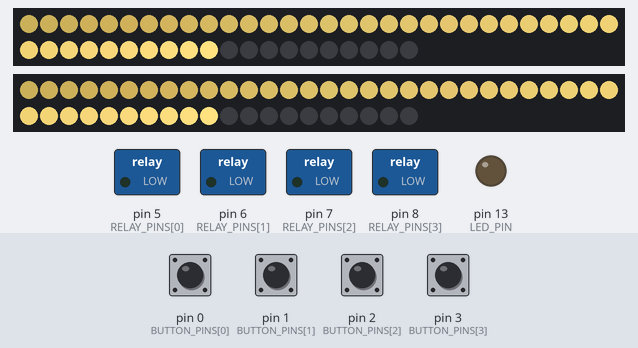
Recording of a sketch running on a simulated Teensy 4. On the bench: 2 × 50 RGB LEDs in strip order, left to right, continuing on the next row, switched loads named in the sketch (green lamp = pin HIGH), output pins drawn as LEDs (lit = HIGH). The inputs (shaded band) are chosen by the test bench; at power-on: pin 0 (BUTTON_PINS[0]), pin 1 (BUTTON_PINS[1]), pin 2 (BUTTON_PINS[2]), pin 3 (BUTTON_PINS[3]) HIGH. Dim RGB values are drawn brighter than linear; random numbers use the default seed unless the sketch sets one; what the sketch prints to the serial monitor is not drawn.

Above: at 1.2 s.
1.3 s: pin 1 (BUTTON_PINS[1]) pulled LOW for 0.15 s
At 1.36 s:
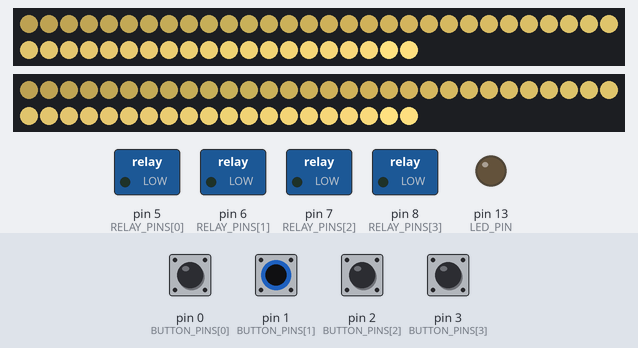
2.0 s: pin 0 (BUTTON_PINS[0]) pulled LOW for 0.15 s
At 2.59 s:
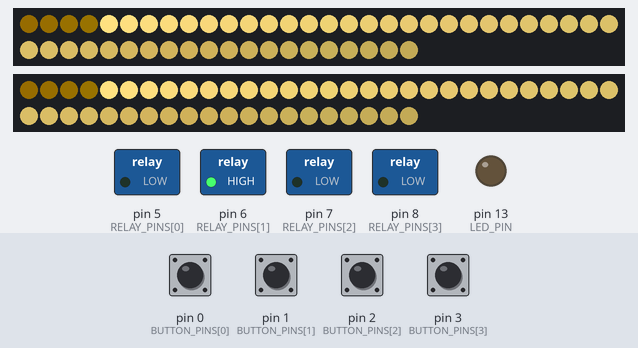
2.7 s: pin 2 (BUTTON_PINS[2]) pulled LOW for 0.15 s
3.4 s: pin 3 (BUTTON_PINS[3]) pulled LOW for 0.15 s
4.1 s: pin 0 (BUTTON_PINS[0]) pulled LOW for 1 s
At 4.12 s:
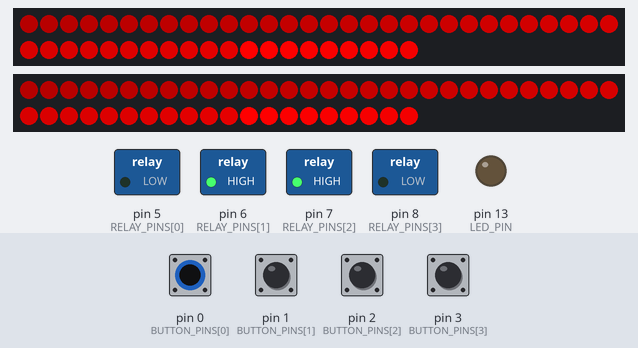
5.7 s: pin 1 (BUTTON_PINS[1]) pulled LOW for 1 s
At 6.25 s:
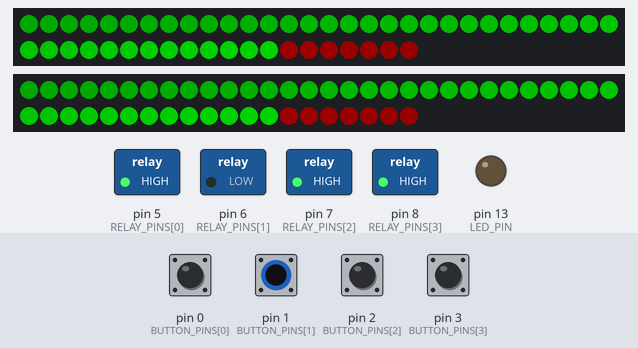
Timing chart, 0 to 9.2 s (numbered marks = the images above; inputs shaded):
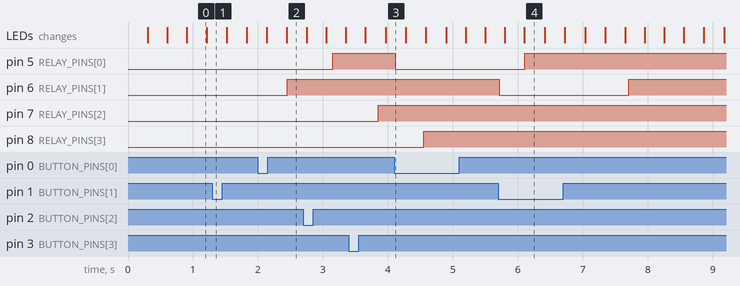

The sketch:

pawston_party_table.ino
```cpp
#include <FastLED.h>
#include <Bounce2.h>
#include "led_effects.hpp"

#define LED_PIN 13

#define LED_ARRAY1_PIN 20
#define LED_ARRAY2_PIN 21

IntervalTimer myTimer;

//which pins go to what buttons
const int BUTTON_PINS[4] = {0, 1, 2, 3};
//which pins go to which relays
const int RELAY_PINS[4] = {5, 6, 7, 8};
//button counters for buttons 0-4
uint8_t button_debounce_counter[4];
//how many timer cycles before we consider a button pressed
const uint8_t minimum_debounce = 2;
//global state for setting valid element colors
volatile bool g_element_latches[4];
//global state for setting button edge detect
volatile int g_element_edging[4];
//global for when there's a lightshow
volatile bool g_element_lightshow = false;

bool LED_STATE = LOW;

String str = ""; //syntactic sugar to make printlns work

void setup ()
{
  myTimer.begin (update_buttons, 10000); //10,000 microseconds = 10 milliseconds

  FastLED.addLeds<WS2811, LED_ARRAY1_PIN>(leds1, NUM_LEDS);
  FastLED.addLeds<WS2811, LED_ARRAY2_PIN>(leds2, NUM_LEDS);

  //button pin setup
  for(int i = 0; i < 4; i++)
  {
    //button pressed makes it go low
    pinMode (BUTTON_PINS[i], INPUT_PULLUP);
  }

  //relay pin setup
  for(int i = 0; i < 4; i++)
  {
    pinMode (RELAY_PINS[i], OUTPUT);
    digitalWrite (RELAY_PINS[i], LOW);
  }

  // LED SETUP
  pinMode (LED_PIN,OUTPUT);
  digitalWrite (LED_PIN,LED_STATE);

  //serial setup
  Serial.begin (115200);
  Serial.println ("Done with setup");

}

void loop()
{
  //do the shitty neopixel stuff here
  update_leds();
}

//callback for timer, should be on the order of ~10ms
void update_buttons ()
{
  //scan through buttons and tally count
  for (int i = 0; i < 4; i++)
  {
    int buttonState = digitalRead (BUTTON_PINS[i]);
    button_debounce_counter[i] += buttonState;

    //button has been released after being held down for at least the minimum time
    if (!buttonState && button_debounce_counter[i] > minimum_debounce)
    {
      g_element_edging[i] = 100;
      g_element_latches[i] = true;
    }
  }

  update_relays ();

}

void update_relays ()
{
  int count = 0;
  for(int i = 0; i < 4; i++)
  {
    if(g_element_edging[i] == 0)
    {
      digitalWrite(RELAY_PINS[i], g_element_latches[i]);
      count += g_element_latches[i];
    }
    else
    {
      g_element_edging[i]--;
      digitalWrite(RELAY_PINS[i], LOW);
    }
  }

  if(count == 4)
  {
    g_element_lightshow = true;

  }
}
```

led_effects.hpp
```cpp
#define NUM_LEDS 50

extern volatile bool g_element_latches[4];
extern volatile bool g_element_lightshow;

CRGB leds1[NUM_LEDS];
CRGB leds2[NUM_LEDS];

void fadeall()
{
  for(int i = 0; i < NUM_LEDS; i++)
  {
    leds1[i].nscale8(250);
    leds2[i].nscale8(250);
  }
}

void clear_latches ()
{
  for(int i = 0; i < 4; i++)
  {
    g_element_latches[i] = false;
  }
}

void slide(CRGB input)
{
  // First slide the led in one direction
  for(int i = 0; i < NUM_LEDS; i++)
  {
    // Set the i'th led to red
    leds1[i] = input;
    leds2[i] = input;
    // Show the leds
    FastLED.show();
    delay(10);
    // now that we've shown the leds, reset the i'th led to black
    // leds[i] = CRGB::Black;
    fadeall();
    // Wait a little bit before we loop around and do it again
    delay(10);
  }

  // Now go in the other direction.
  for(int i = (NUM_LEDS)-1; i >= 0; i--)
  {
    // Set the i'th led to red
    leds1[i] = input;
    leds2[i] = input;
    // Show the leds
    FastLED.show();
    delay(20);
    // now that we've shown the leds, reset the i'th led to black
    // leds[i] = CRGB::Black;
    fadeall();
    // Wait a little bit before we loop around and do it again
    delay(5);
  }
}

void lightShow ()
{
  static uint8_t hue = 0; // rotating "base color" used by many of the patterns
  Serial.println ("doing lightshow");
  for (int i = 0; i < 250; i++)
  {
    EVERY_N_MILLISECONDS ( 20 ) { hue++; } // slowly cycle the "base color" through the rainbow
    // confetti - random colored speckles that blink in and fade smoothly
    fadeToBlackBy ( leds1, NUM_LEDS, 10);
    fadeToBlackBy ( leds2, NUM_LEDS, 10);
    int pos = random16 (NUM_LEDS);
    leds1[pos] += CHSV ( hue + random8(64), 200, 255);
    leds2[pos] += CHSV ( hue + random8(64), 200, 255);
    FastLED.show ();
    delay (20);
  }
}

//note that this will take longer as more colors are unlocked
void update_leds ()
{

  if (g_element_lightshow)
  {
    g_element_lightshow = false;
    lightShow ();
    clear_latches ();
    return;
  }

  bool playDefaultWhite = true;
  //add more colors to the slide as they latch
  //note that each of these blocks until the light effect finishes playing
  if (g_element_latches [0])
  {
    slide(CRGB::Red);
    playDefaultWhite = false;
  }
  if (g_element_latches [1])
  {
    slide(CRGB::Green);
    playDefaultWhite = false;
  }
  if( g_element_latches [2])
  {
    slide(CRGB::Blue);
    playDefaultWhite = false;
  }
  if (g_element_latches [3])
  {
    slide(CRGB::Yellow);
    playDefaultWhite = false;
  }
  if (playDefaultWhite)
  {
    slide(CRGB (255,225,128));
  }

}
```

Measured:
- after the input at 4.1 s, pin 5 (RELAY_PINS[0]): HIGH → LOW at once
- after the input at 5.7 s, pin 6 (RELAY_PINS[1]): HIGH → LOW at once, → HIGH 2.0 s later
